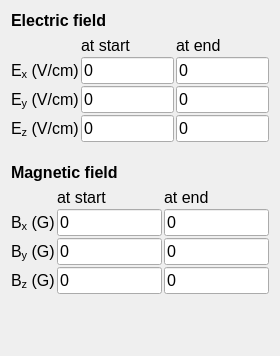
          <widget class="QWidget" name="page">
           <property name="enabled">
            <bool>true</bool>
           </property>
           <property name="geometry">
            <rect>
             <x>0</x>
             <y>0</y>
             <width>280</width>
             <height>356</height>
            </rect>
           </property>
           <attribute name="label">
            <string>Fields</string>
           </attribute>
           <layout class="QVBoxLayout" name="verticalLayout_3">
            <item>
             <widget class="QLabel" name="label_66">
              <property name="font">
               <font>
                <pointsize>12</pointsize>
                <weight>75</weight>
                <bold>true</bold>
               </font>
              </property>
              <property name="text">
               <string>Electric field</string>
              </property>
              <property name="textFormat">
               <enum>Qt::AutoText</enum>
              </property>
              <property name="alignment">
               <set>Qt::AlignBottom|Qt::AlignLeading|Qt::AlignLeft</set>
              </property>
              <property name="wordWrap">
               <bool>true</bool>
              </property>
             </widget>
            </item>
            <item>
             <layout class="QGridLayout" name="gridLayout">
              <property name="spacing">
               <number>2</number>
              </property>
              <item row="0" column="1">
               <widget class="QLabel" name="label_46">
                <property name="font">
                 <font>
                  <pointsize>12</pointsize>
                 </font>
                </property>
                <property name="text">
                 <string>at start</string>
                </property>
               </widget>
              </item>
              <item row="3" column="1">
               <widget class="QLineEdit" name="lineedit_system_minEz">
                <property name="font">
                 <font>
                  <pointsize>12</pointsize>
                 </font>
                </property>
                <property name="text">
                 <string>0</string>
                </property>
               </widget>
              </item>
              <item row="1" column="2">
               <widget class="QLineEdit" name="lineedit_system_maxEx">
                <property name="font">
                 <font>
                  <pointsize>12</pointsize>
                 </font>
                </property>
                <property name="text">
                 <string>0</string>
                </property>
               </widget>
              </item>
              <item row="1" column="0">
               <widget class="QLabel" name="label_43">
                <property name="font">
                 <font>
                  <pointsize>12</pointsize>
                 </font>
                </property>
                <property name="text">
                 <string>E&lt;sub&gt;x&lt;/sub&gt; (V/cm)</string>
                </property>
               </widget>
              </item>
              <item row="0" column="2">
               <widget class="QLabel" name="label_47">
                <property name="font">
                 <font>
                  <pointsize>12</pointsize>
                 </font>
                </property>
                <property name="text">
                 <string>at end</string>
                </property>
               </widget>
              </item>
              <item row="3" column="0">
               <widget class="QLabel" name="label_51">
                <property name="font">
                 <font>
                  <pointsize>12</pointsize>
                 </font>
                </property>
                <property name="text">
                 <string>E&lt;sub&gt;z&lt;/sub&gt; (V/cm)</string>
                </property>
               </widget>
              </item>
              <item row="3" column="2">
               <widget class="QLineEdit" name="lineedit_system_maxEz">
                <property name="font">
                 <font>
                  <pointsize>12</pointsize>
                 </font>
                </property>
                <property name="text">
                 <string>0</string>
                </property>
               </widget>
              </item>
              <item row="1" column="1">
               <widget class="QLineEdit" name="lineedit_system_minEx">
                <property name="font">
                 <font>
                  <pointsize>12</pointsize>
                 </font>
                </property>
                <property name="text">
                 <string>0</string>
                </property>
               </widget>
              </item>
              <item row="2" column="1">
               <widget class="QLineEdit" name="lineedit_system_minEy">
                <property name="font">
                 <font>
                  <pointsize>12</pointsize>
                 </font>
                </property>
                <property name="text">
                 <string>0</string>
                </property>
               </widget>
              </item>
              <item row="2" column="2">
               <widget class="QLineEdit" name="lineedit_system_maxEy">
                <property name="font">
                 <font>
                  <pointsize>12</pointsize>
                 </font>
                </property>
                <property name="text">
                 <string>0</string>
                </property>
               </widget>
              </item>
              <item row="2" column="0">
               <widget class="QLabel" name="label_52">
                <property name="font">
                 <font>
                  <pointsize>12</pointsize>
                 </font>
                </property>
                <property name="text">
                 <string>E&lt;sub&gt;y&lt;/sub&gt; (V/cm)</string>
                </property>
               </widget>
              </item>
             </layout>
            </item>
            <item>
             <spacer name="verticalSpacer_6">
              <property name="orientation">
               <enum>Qt::Vertical</enum>
              </property>
              <property name="sizeType">
               <enum>QSizePolicy::Fixed</enum>
              </property>
              <property name="sizeHint" stdset="0">
               <size>
                <width>20</width>
                <height>15</height>
               </size>
              </property>
             </spacer>
            </item>
            <item>
             <widget class="QLabel" name="label_71">
              <property name="font">
               <font>
                <pointsize>12</pointsize>
                <weight>75</weight>
                <bold>true</bold>
               </font>
              </property>
              <property name="text">
               <string>Magnetic field</string>
              </property>
              <property name="textFormat">
               <enum>Qt::AutoText</enum>
              </property>
              <property name="alignment">
               <set>Qt::AlignBottom|Qt::AlignLeading|Qt::AlignLeft</set>
              </property>
              <property name="wordWrap">
               <bool>true</bool>
              </property>
             </widget>
            </item>
            <item>
             <layout class="QGridLayout" name="gridLayout_2">
              <property name="spacing">
               <number>2</number>
              </property>
              <item row="0" column="1">
               <widget class="QLabel" name="label_48">
                <property name="font">
                 <font>
                  <pointsize>12</pointsize>
                 </font>
                </property>
                <property name="text">
                 <string>at start</string>
                </property>
               </widget>
              </item>
              <item row="3" column="1">
               <widget class="QLineEdit" name="lineedit_system_minBz">
                <property name="font">
                 <font>
                  <pointsize>12</pointsize>
                 </font>
                </property>
                <property name="text">
                 <string>0</string>
                </property>
               </widget>
              </item>
              <item row="1" column="2">
               <widget class="QLineEdit" name="lineedit_system_maxBx">
                <property name="font">
                 <font>
                  <pointsize>12</pointsize>
                 </font>
                </property>
                <property name="text">
                 <string>0</string>
                </property>
               </widget>
              </item>
              <item row="1" column="0">
               <widget class="QLabel" name="label_44">
                <property name="font">
                 <font>
                  <pointsize>12</pointsize>
                 </font>
                </property>
                <property name="text">
                 <string>B&lt;sub&gt;x&lt;/sub&gt; (G)</string>
                </property>
               </widget>
              </item>
              <item row="0" column="2">
               <widget class="QLabel" name="label_49">
                <property name="font">
                 <font>
                  <pointsize>12</pointsize>
                 </font>
                </property>
                <property name="text">
                 <string>at end</string>
                </property>
               </widget>
              </item>
              <item row="3" column="0">
               <widget class="QLabel" name="label_53">
                <property name="font">
                 <font>
                  <pointsize>12</pointsize>
                 </font>
                </property>
                <property name="text">
                 <string>B&lt;sub&gt;z&lt;/sub&gt; (G)</string>
                </property>
               </widget>
              </item>
              <item row="3" column="2">
               <widget class="QLineEdit" name="lineedit_system_maxBz">
                <property name="font">
                 <font>
                  <pointsize>12</pointsize>
                 </font>
                </property>
                <property name="text">
                 <string>0</string>
                </property>
               </widget>
              </item>
              <item row="1" column="1">
               <widget class="QLineEdit" name="lineedit_system_minBx">
                <property name="font">
                 <font>
                  <pointsize>12</pointsize>
                 </font>
                </property>
                <property name="text">
                 <string>0</string>
                </property>
               </widget>
              </item>
              <item row="2" column="1">
               <widget class="QLineEdit" name="lineedit_system_minBy">
                <property name="font">
                 <font>
                  <pointsize>12</pointsize>
                 </font>
                </property>
                <property name="text">
                 <string>0</string>
                </property>
               </widget>
              </item>
              <item row="2" column="2">
               <widget class="QLineEdit" name="lineedit_system_maxBy">
                <property name="font">
                 <font>
                  <pointsize>12</pointsize>
                 </font>
                </property>
                <property name="text">
                 <string>0</string>
                </property>
               </widget>
              </item>
              <item row="2" column="0">
               <widget class="QLabel" name="label_54">
                <property name="font">
                 <font>
                  <pointsize>12</pointsize>
                 </font>
                </property>
                <property name="text">
                 <string>B&lt;sub&gt;y&lt;/sub&gt; (G)</string>
                </property>
               </widget>
              </item>
             </layout>
            </item>
            <item>
             <spacer name="verticalSpacer_4">
              <property name="orientation">
               <enum>Qt::Vertical</enum>
              </property>
              <property name="sizeHint" stdset="0">
               <size>
                <width>20</width>
                <height>0</height>
               </size>
              </property>
             </spacer>
            </item>
           </layout>
          </widget>
